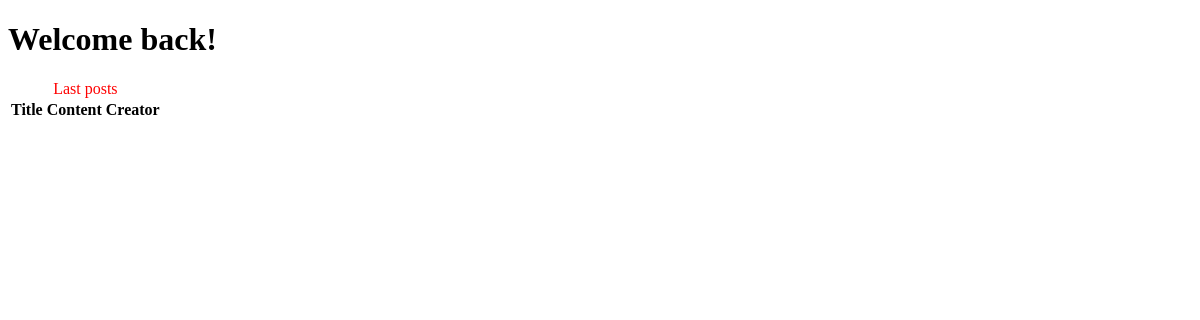
Before: / with the older database file.
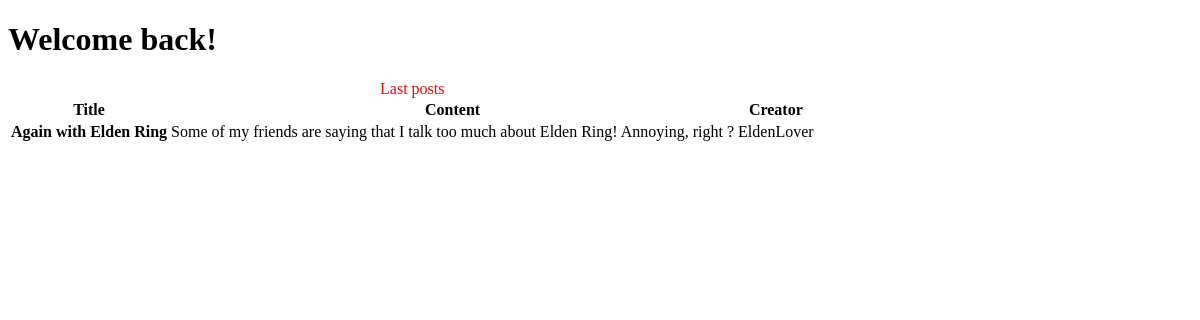
After: the same page with the newer database file.
### model.py (models this page shows)
class Base(DeclarativeBase):
    pass

class Post(Base):
    __tablename__ = "posts"
    id: Mapped[int] = mapped_column(primary_key=True)
    user_id: Mapped[int] = mapped_column(ForeignKey("users.id"), nullable=False)
    user:Mapped["User"] = relationship(back_populates='posts')
    comments: Mapped[List["Comment"]] = relationship(back_populates='post')
    title: Mapped[str] = mapped_column(nullable=False)
    content: Mapped[str] = mapped_column(nullable=False)

class User(Base):
    __tablename__ = "users"
    id: Mapped[int] = mapped_column(primary_key=True)
    comments: Mapped[List["Comment"]] = relationship(back_populates='user')
    posts:Mapped[List["Post"]] = relationship(back_populates='user')
    username: Mapped[str] = mapped_column(nullable=False, unique=True)
    email: Mapped[str] = mapped_column(nullable=False)
    password: Mapped[str] = mapped_column(nullable=False)

### main.py (the view)
@app.route('/')
def feed():
    posts = session.query(Post).all()
    return render_template('index.html', posts=posts)

### templates/index.html (shortened to what this page needs)
{% extends 'base.html' %}
{% block body %}
    <h1>Welcome back!</h1>
    <table>
        <caption style="color:red">Last posts</caption>
        <tr>
            <th scope="col">Title</th>
            <th scope="col">Content</th>
            <th scope="col">Creator</th>
        </tr>
        {% for post in posts %}
            <tr>
                <th scope="row"> {{ post.title }} </th>
                <td> {{ post.content }} </td>
                <td> {{ post.user.username }} </td>
            </tr>
        {% endfor %}
    </table>
{% endblock %}

### templates/base.html (shortened to what this page needs)
<!DOCTYPE html>
<html lang="en">
<head>
    <link rel="stylesheet" href="{{ url_for('static', filename='css/main.css') }}">
</head>
<body>
    {% block body %} {% endblock %}
</body>
</html>

Changed rows visible on the page:
added Post: title "Again with Elden Ring", content "Some of my friends are saying that I talk too much about Elden Ring! Annoying, right ?", user.username "EldenLover"
